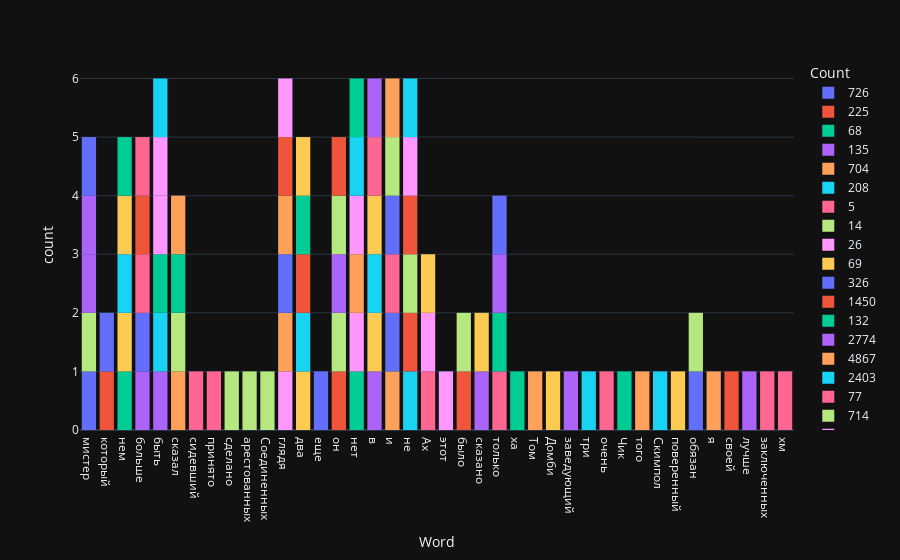

Notebook code for this chart:
### Code cell
px.histogram(data, x="Word", color="Count")

### Figure 1 — Plotly figure (JSON) as saved in the notebook; plotly's stock layout.template omitted (floating-point values rounded to 4 significant figures)
{"data": [{"alignmentgroup": "True", "bingroup": "x", "hovertemplate": "Count=726<br>Word=%{x}<br>count=%{y}<extra></extra>", "legendgroup": "726", "marker": {"color": "#636efa", "pattern": {"shape": ""}}, "name": "726", "offsetgroup": "726", "orientation": "v", "showlegend": true, "x": ["мистер"], "xaxis": "x", "yaxis": "y", "type": "histogram"}, {"alignmentgroup": "True", "bingroup": "x", "hovertemplate": "Count=225<br>Word=%{x}<br>count=%{y}<extra></extra>", "legendgroup": "225", "marker": {"color": "#EF553B", "pattern": {"shape": ""}}, "name": "225", "offsetgroup": "225", "orientation": "v", "showlegend": true, "x": ["который"], "xaxis": "x", "yaxis": "y", "type": "histogram"}, {"alignmentgroup": "True", "bingroup": "x", "hovertemplate": "Count=68<br>Word=%{x}<br>count=%{y}<extra></extra>", "legendgroup": "68", "marker": {"color": "#00cc96", "pattern": {"shape": ""}}, "name": "68", "offsetgroup": "68", "orientation": "v", "showlegend": true, "x": ["нем"], "xaxis": "x", "yaxis": "y", "type": "histogram"}, {"alignmentgroup": "True", "bingroup": "x", "hovertemplate": "Count=135<br>Word=%{x}<br>count=%{y}<extra></extra>", "legendgroup": "135", "marker": {"color": "#ab63fa", "pattern": {"shape": ""}}, "name": "135", "offsetgroup": "135", "orientation": "v", "showlegend": true, "x": ["больше", "быть"], "xaxis": "x", "yaxis": "y", "type": "histogram"}, {"alignmentgroup": "True", "bingroup": "x", "hovertemplate": "Count=704<br>Word=%{x}<br>count=%{y}<extra></extra>", "legendgroup": "704", "marker": {"color": "#FFA15A", "pattern": {"shape": ""}}, "name": "704", "offsetgroup": "704", "orientation": "v", "showlegend": true, "x": ["сказал"], "xaxis": "x", "yaxis": "y", "type": "histogram"}, {"alignmentgroup": "True", "bingroup": "x", "hovertemplate": "Count=208<br>Word=%{x}<br>count=%{y}<extra></extra>", "legendgroup": "208", "marker": {"color": "#19d3f3", "pattern": {"shape": ""}}, "name": "208", "offsetgroup": "208", "orientation": "v", "showlegend": true, "x": ["быть"], "xaxis": "x", "yaxis": "y", "type": "histogram"}, {"alignmentgroup": "True", "bingroup": "x", "hovertemplate": "Count=5<br>Word=%{x}<br>count=%{y}<extra></extra>", "legendgroup": "5", "marker": {"color": "#FF6692", "pattern": {"shape": ""}}, "name": "5", "offsetgroup": "5", "orientation": "v", "showlegend": true, "x": ["сидевший", "принято"], "xaxis": "x", "yaxis": "y", "type": "histogram"}, {"alignmentgroup": "True", "bingroup": "x", "hovertemplate": "Count=14<br>Word=%{x}<br>count=%{y}<extra></extra>", "legendgroup": "14", "marker": {"color": "#B6E880", "pattern": {"shape": ""}}, "name": "14", "offsetgroup": "14", "orientation": "v", "showlegend": true, "x": ["сделано", "арестованных", "Соединенных"], "xaxis": "x", "yaxis": "y", "type": "histogram"}, {"alignmentgroup": "True", "bingroup": "x", "hovertemplate": "Count=26<br>Word=%{x}<br>count=%{y}<extra></extra>", "legendgroup": "26", "marker": {"color": "#FF97FF", "pattern": {"shape": ""}}, "name": "26", "offsetgroup": "26", "orientation": "v", "showlegend": true, "x": ["глядя"], "xaxis": "x", "yaxis": "y", "type": "histogram"}, {"alignmentgroup": "True", "bingroup": "x", "hovertemplate": "Count=69<br>Word=%{x}<br>count=%{y}<extra></extra>", "legendgroup": "69", "marker": {"color": "#FECB52", "pattern": {"shape": ""}}, "name": "69", "offsetgroup": "69", "orientation": "v", "showlegend": true, "x": ["два"], "xaxis": "x", "yaxis": "y", "type": "histogram"}, {"alignmentgroup": "True", "bingroup": "x", "hovertemplate": "Count=326<br>Word=%{x}<br>count=%{y}<extra></extra>", "legendgroup": "326", "marker": {"color": "#636efa", "pattern": {"shape": ""}}, "name": "326", "offsetgroup": "326", "orientation": "v", "showlegend": true, "x": ["еще"], "xaxis": "x", "yaxis": "y", "type": "histogram"}, {"alignmentgroup": "True", "bingroup": "x", "hovertemplate": "Count=1450<br>Word=%{x}<br>count=%{y}<extra></extra>", "legendgroup": "1450", "marker": {"color": "#EF553B", "pattern": {"shape": ""}}, "name": "1450", "offsetgroup": "1450", "orientation": "v", "showlegend": true, "x": ["он"], "xaxis": "x", "yaxis": "y", "type": "histogram"}, {"alignmentgroup": "True", "bingroup": "x", "hovertemplate": "Count=132<br>Word=%{x}<br>count=%{y}<extra></extra>", "legendgroup": "132", "marker": {"color": "#00cc96", "pattern": {"shape": ""}}, "name": "132", "offsetgroup": "132", "orientation": "v", "showlegend": true, "x": ["нет"], "xaxis": "x", "yaxis": "y", "type": "histogram"}, {"alignmentgroup": "True", "bingroup": "x", "hovertemplate": "Count=2774<br>Word=%{x}<br>count=%{y}<extra></extra>", "legendgroup": "2774", "marker": {"color": "#ab63fa", "pattern": {"shape": ""}}, "name": "2774", "offsetgroup": "2774", "orientation": "v", "showlegend": true, "x": ["в"], "xaxis": "x", "yaxis": "y", "type": "histogram"}, {"alignmentgroup": "True", "bingroup": "x", "hovertemplate": "Count=4867<br>Word=%{x}<br>count=%{y}<extra></extra>", "legendgroup": "4867", "marker": {"color": "#FFA15A", "pattern": {"shape": ""}}, "name": "4867", "offsetgroup": "4867", "orientation": "v", "showlegend": true, "x": ["и"], "xaxis": "x", "yaxis": "y", "type": "histogram"}, {"alignmentgroup": "True", "bingroup": "x", "hovertemplate": "Count=2403<br>Word=%{x}<br>count=%{y}<extra></extra>", "legendgroup": "2403", "marker": {"color": "#19d3f3", "pattern": {"shape": ""}}, "name": "2403", "offsetgroup": "2403", "orientation": "v", "showlegend": true, "x": ["не"], "xaxis": "x", "yaxis": "y", "type": "histogram"}, {"alignmentgroup": "True", "bingroup": "x", "hovertemplate": "Count=77<br>Word=%{x}<br>count=%{y}<extra></extra>", "legendgroup": "77", "marker": {"color": "#FF6692", "pattern": {"shape": ""}}, "name": "77", "offsetgroup": "77", "orientation": "v", "showlegend": true, "x": ["Ах"], "xaxis": "x", "yaxis": "y", "type": "histogram"}, {"alignmentgroup": "True", "bingroup": "x", "hovertemplate": "Count=714<br>Word=%{x}<br>count=%{y}<extra></extra>", "legendgroup": "714", "marker": {"color": "#B6E880", "pattern": {"shape": ""}}, "name": "714", "offsetgroup": "714", "orientation": "v", "showlegend": true, "x": ["мистер"], "xaxis": "x", "yaxis": "y", "type": "histogram"}, {"alignmentgroup": "True", "bingroup": "x", "hovertemplate": "Count=334<br>Word=%{x}<br>count=%{y}<extra></extra>", "legendgroup": "334", "marker": {"color": "#FF97FF", "pattern": {"shape": ""}}, "name": "334", "offsetgroup": "334", "orientation": "v", "showlegend": true, "x": ["этот"], "xaxis": "x", "yaxis": "y", "type": "histogram"}, {"alignmentgroup": "True", "bingroup": "x", "hovertemplate": "Count=114<br>Word=%{x}<br>count=%{y}<extra></extra>", "legendgroup": "114", "marker": {"color": "#FECB52", "pattern": {"shape": ""}}, "name": "114", "offsetgroup": "114", "orientation": "v", "showlegend": true, "x": ["нем"], "xaxis": "x", "yaxis": "y", "type": "histogram"}, {"alignmentgroup": "True", "bingroup": "x", "hovertemplate": "Count=266<br>Word=%{x}<br>count=%{y}<extra></extra>", "legendgroup": "266", "marker": {"color": "#636efa", "pattern": {"shape": ""}}, "name": "266", "offsetgroup": "266", "orientation": "v", "showlegend": true, "x": ["больше"], "xaxis": "x", "yaxis": "y", "type": "histogram"}, {"alignmentgroup": "True", "bingroup": "x", "hovertemplate": "Count=781<br>Word=%{x}<br>count=%{y}<extra></extra>", "legendgroup": "781", "marker": {"color": "#EF553B", "pattern": {"shape": ""}}, "name": "781", "offsetgroup": "781", "orientation": "v", "showlegend": true, "x": ["было"], "xaxis": "x", "yaxis": "y", "type": "histogram"}, {"alignmentgroup": "True", "bingroup": "x", "hovertemplate": "Count=226<br>Word=%{x}<br>count=%{y}<extra></extra>", "legendgroup": "226", "marker": {"color": "#00cc96", "pattern": {"shape": ""}}, "name": "226", "offsetgroup": "226", "orientation": "v", "showlegend": true, "x": ["быть"], "xaxis": "x", "yaxis": "y", "type": "histogram"}, {"alignmentgroup": "True", "bingroup": "x", "hovertemplate": "Count=17<br>Word=%{x}<br>count=%{y}<extra></extra>", "legendgroup": "17", "marker": {"color": "#ab63fa", "pattern": {"shape": ""}}, "name": "17", "offsetgroup": "17", "orientation": "v", "showlegend": true, "x": ["сказано"], "xaxis": "x", "yaxis": "y", "type": "histogram"}, {"alignmentgroup": "True", "bingroup": "x", "hovertemplate": "Count=75<br>Word=%{x}<br>count=%{y}<extra></extra>", "legendgroup": "75", "marker": {"color": "#FFA15A", "pattern": {"shape": ""}}, "name": "75", "offsetgroup": "75", "orientation": "v", "showlegend": true, "x": ["глядя"], "xaxis": "x", "yaxis": "y", "type": "histogram"}, {"alignmentgroup": "True", "bingroup": "x", "hovertemplate": "Count=92<br>Word=%{x}<br>count=%{y}<extra></extra>", "legendgroup": "92", "marker": {"color": "#19d3f3", "pattern": {"shape": ""}}, "name": "92", "offsetgroup": "92", "orientation": "v", "showlegend": true, "x": ["два"], "xaxis": "x", "yaxis": "y", "type": "histogram"}, {"alignmentgroup": "True", "bingroup": "x", "hovertemplate": "Count=753<br>Word=%{x}<br>count=%{y}<extra></extra>", "legendgroup": "753", "marker": {"color": "#FF6692", "pattern": {"shape": ""}}, "name": "753", "offsetgroup": "753", "orientation": "v", "showlegend": true, "x": ["только"], "xaxis": "x", "yaxis": "y", "type": "histogram"}, {"alignmentgroup": "True", "bingroup": "x", "hovertemplate": "Count=2121<br>Word=%{x}<br>count=%{y}<extra></extra>", "legendgroup": "2121", "marker": {"color": "#B6E880", "pattern": {"shape": ""}}, "name": "2121", "offsetgroup": "2121", "orientation": "v", "showlegend": true, "x": ["он"], "xaxis": "x", "yaxis": "y", "type": "histogram"}, {"alignmentgroup": "True", "bingroup": "x", "hovertemplate": "Count=230<br>Word=%{x}<br>count=%{y}<extra></extra>", "legendgroup": "230", "marker": {"color": "#FF97FF", "pattern": {"shape": ""}}, "name": "230", "offsetgroup": "230", "orientation": "v", "showlegend": true, "x": ["нет"], "xaxis": "x", "yaxis": "y", "type": "histogram"}, {"alignmentgroup": "True", "bingroup": "x", "hovertemplate": "Count=5100<br>Word=%{x}<br>count=%{y}<extra></extra>", "legendgroup": "5100", "marker": {"color": "#FECB52", "pattern": {"shape": ""}}, "name": "5100", "offsetgroup": "5100", "orientation": "v", "showlegend": true, "x": ["в"], "xaxis": "x", "yaxis": "y", "type": "histogram"}, {"alignmentgroup": "True", "bingroup": "x", "hovertemplate": "Count=8914<br>Word=%{x}<br>count=%{y}<extra></extra>", "legendgroup": "8914", "marker": {"color": "#636efa", "pattern": {"shape": ""}}, "name": "8914", "offsetgroup": "8914", "orientation": "v", "showlegend": true, "x": ["и"], "xaxis": "x", "yaxis": "y", "type": "histogram"}, {"alignmentgroup": "True", "bingroup": "x", "hovertemplate": "Count=4109<br>Word=%{x}<br>count=%{y}<extra></extra>", "legendgroup": "4109", "marker": {"color": "#EF553B", "pattern": {"shape": ""}}, "name": "4109", "offsetgroup": "4109", "orientation": "v", "showlegend": true, "x": ["не"], "xaxis": "x", "yaxis": "y", "type": "histogram"}, {"alignmentgroup": "True", "bingroup": "x", "hovertemplate": "Count=120<br>Word=%{x}<br>count=%{y}<extra></extra>", "legendgroup": "120", "marker": {"color": "#00cc96", "pattern": {"shape": ""}}, "name": "120", "offsetgroup": "120", "orientation": "v", "showlegend": true, "x": ["ха"], "xaxis": "x", "yaxis": "y", "type": "histogram"}, {"alignmentgroup": "True", "bingroup": "x", "hovertemplate": "Count=1631<br>Word=%{x}<br>count=%{y}<extra></extra>", "legendgroup": "1631", "marker": {"color": "#ab63fa", "pattern": {"shape": ""}}, "name": "1631", "offsetgroup": "1631", "orientation": "v", "showlegend": true, "x": ["мистер"], "xaxis": "x", "yaxis": "y", "type": "histogram"}, {"alignmentgroup": "True", "bingroup": "x", "hovertemplate": "Count=954<br>Word=%{x}<br>count=%{y}<extra></extra>", "legendgroup": "954", "marker": {"color": "#FFA15A", "pattern": {"shape": ""}}, "name": "954", "offsetgroup": "954", "orientation": "v", "showlegend": true, "x": ["Том"], "xaxis": "x", "yaxis": "y", "type": "histogram"}, {"alignmentgroup": "True", "bingroup": "x", "hovertemplate": "Count=180<br>Word=%{x}<br>count=%{y}<extra></extra>", "legendgroup": "180", "marker": {"color": "#19d3f3", "pattern": {"shape": ""}}, "name": "180", "offsetgroup": "180", "orientation": "v", "showlegend": true, "x": ["нем"], "xaxis": "x", "yaxis": "y", "type": "histogram"}, {"alignmentgroup": "True", "bingroup": "x", "hovertemplate": "Count=364<br>Word=%{x}<br>count=%{y}<extra></extra>", "legendgroup": "364", "marker": {"color": "#FF6692", "pattern": {"shape": ""}}, "name": "364", "offsetgroup": "364", "orientation": "v", "showlegend": true, "x": ["больше"], "xaxis": "x", "yaxis": "y", "type": "histogram"}, {"alignmentgroup": "True", "bingroup": "x", "hovertemplate": "Count=1463<br>Word=%{x}<br>count=%{y}<extra></extra>", "legendgroup": "1463", "marker": {"color": "#B6E880", "pattern": {"shape": ""}}, "name": "1463", "offsetgroup": "1463", "orientation": "v", "showlegend": true, "x": ["сказал"], "xaxis": "x", "yaxis": "y", "type": "histogram"}, {"alignmentgroup": "True", "bingroup": "x", "hovertemplate": "Count=488<br>Word=%{x}<br>count=%{y}<extra></extra>", "legendgroup": "488", "marker": {"color": "#FF97FF", "pattern": {"shape": ""}}, "name": "488", "offsetgroup": "488", "orientation": "v", "showlegend": true, "x": ["быть"], "xaxis": "x", "yaxis": "y", "type": "histogram"}, {"alignmentgroup": "True", "bingroup": "x", "hovertemplate": "Count=34<br>Word=%{x}<br>count=%{y}<extra></extra>", "legendgroup": "34", "marker": {"color": "#FECB52", "pattern": {"shape": ""}}, "name": "34", "offsetgroup": "34", "orientation": "v", "showlegend": true, "x": ["сказано", "нем"], "xaxis": "x", "yaxis": "y", "type": "histogram"}, {"alignmentgroup": "True", "bingroup": "x", "hovertemplate": "Count=149<br>Word=%{x}<br>count=%{y}<extra></extra>", "legendgroup": "149", "marker": {"color": "#636efa", "pattern": {"shape": ""}}, "name": "149", "offsetgroup": "149", "orientation": "v", "showlegend": true, "x": ["глядя"], "xaxis": "x", "yaxis": "y", "type": "histogram"}, {"alignmentgroup": "True", "bingroup": "x", "hovertemplate": "Count=130<br>Word=%{x}<br>count=%{y}<extra></extra>", "legendgroup": "130", "marker": {"color": "#EF553B", "pattern": {"shape": ""}}, "name": "130", "offsetgroup": "130", "orientation": "v", "showlegend": true, "x": ["два"], "xaxis": "x", "yaxis": "y", "type": "histogram"}, {"alignmentgroup": "True", "bingroup": "x", "hovertemplate": "Count=877<br>Word=%{x}<br>count=%{y}<extra></extra>", "legendgroup": "877", "marker": {"color": "#00cc96", "pattern": {"shape": ""}}, "name": "877", "offsetgroup": "877", "orientation": "v", "showlegend": true, "x": ["только"], "xaxis": "x", "yaxis": "y", "type": "histogram"}, {"alignmentgroup": "True", "bingroup": "x", "hovertemplate": "Count=3078<br>Word=%{x}<br>count=%{y}<extra></extra>", "legendgroup": "3078", "marker": {"color": "#ab63fa", "pattern": {"shape": ""}}, "name": "3078", "offsetgroup": "3078", "orientation": "v", "showlegend": true, "x": ["он"], "xaxis": "x", "yaxis": "y", "type": "histogram"}, {"alignmentgroup": "True", "bingroup": "x", "hovertemplate": "Count=386<br>Word=%{x}<br>count=%{y}<extra></extra>", "legendgroup": "386", "marker": {"color": "#FFA15A", "pattern": {"shape": ""}}, "name": "386", "offsetgroup": "386", "orientation": "v", "showlegend": true, "x": ["нет"], "xaxis": "x", "yaxis": "y", "type": "histogram"}, {"alignmentgroup": "True", "bingroup": "x", "hovertemplate": "Count=6352<br>Word=%{x}<br>count=%{y}<extra></extra>", "legendgroup": "6352", "marker": {"color": "#19d3f3", "pattern": {"shape": ""}}, "name": "6352", "offsetgroup": "6352", "orientation": "v", "showlegend": true, "x": ["в"], "xaxis": "x", "yaxis": "y", "type": "histogram"}, {"alignmentgroup": "True", "bingroup": "x", "hovertemplate": "Count=10897<br>Word=%{x}<br>count=%{y}<extra></extra>", "legendgroup": "10897", "marker": {"color": "#FF6692", "pattern": {"shape": ""}}, "name": "10897", "offsetgroup": "10897", "orientation": "v", "showlegend": true, "x": ["и"], "xaxis": "x", "yaxis": "y", "type": "histogram"}, {"alignmentgroup": "True", "bingroup": "x", "hovertemplate": "Count=6016<br>Word=%{x}<br>count=%{y}<extra></extra>", "legendgroup": "6016", "marker": {"color": "#B6E880", "pattern": {"shape": ""}}, "name": "6016", "offsetgroup": "6016", "orientation": "v", "showlegend": true, "x": ["не"], "xaxis": "x", "yaxis": "y", "type": "histogram"}, {"alignmentgroup": "True", "bingroup": "x", "hovertemplate": "Count=122<br>Word=%{x}<br>count=%{y}<extra></extra>", "legendgroup": "122", "marker": {"color": "#FF97FF", "pattern": {"shape": ""}}, "name": "122", "offsetgroup": "122", "orientation": "v", "showlegend": true, "x": ["Ах"], "xaxis": "x", "yaxis": "y", "type": "histogram"}, {"alignmentgroup": "True", "bingroup": "x", "hovertemplate": "Count=563<br>Word=%{x}<br>count=%{y}<extra></extra>", "legendgroup": "563", "marker": {"color": "#FECB52", "pattern": {"shape": ""}}, "name": "563", "offsetgroup": "563", "orientation": "v", "showlegend": true, "x": ["Домби"], "xaxis": "x", "yaxis": "y", "type": "histogram"}, {"alignmentgroup": "True", "bingroup": "x", "hovertemplate": "Count=137<br>Word=%{x}<br>count=%{y}<extra></extra>", "legendgroup": "137", "marker": {"color": "#636efa", "pattern": {"shape": ""}}, "name": "137", "offsetgroup": "137", "orientation": "v", "showlegend": true, "x": ["который"], "xaxis": "x", "yaxis": "y", "type": "histogram"}, {"alignmentgroup": "True", "bingroup": "x", "hovertemplate": "Count=54<br>Word=%{x}<br>count=%{y}<extra></extra>", "legendgroup": "54", "marker": {"color": "#EF553B", "pattern": {"shape": ""}}, "name": "54", "offsetgroup": "54", "orientation": "v", "showlegend": true, "x": ["больше"], "xaxis": "x", "yaxis": "y", "type": "histogram"}, {"alignmentgroup": "True", "bingroup": "x", "hovertemplate": "Count=359<br>Word=%{x}<br>count=%{y}<extra></extra>", "legendgroup": "359", "marker": {"color": "#00cc96", "pattern": {"shape": ""}}, "name": "359", "offsetgroup": "359", "orientation": "v", "showlegend": true, "x": ["сказал"], "xaxis": "x", "yaxis": "y", "type": "histogram"}, {"alignmentgroup": "True", "bingroup": "x", "hovertemplate": "Count=12<br>Word=%{x}<br>count=%{y}<extra></extra>", "legendgroup": "12", "marker": {"color": "#ab63fa", "pattern": {"shape": ""}}, "name": "12", "offsetgroup": "12", "orientation": "v", "showlegend": true, "x": ["заведующий"], "xaxis": "x", "yaxis": "y", "type": "histogram"}, {"alignmentgroup": "True", "bingroup": "x", "hovertemplate": "Count=35<br>Word=%{x}<br>count=%{y}<extra></extra>", "legendgroup": "35", "marker": {"color": "#FFA15A", "pattern": {"shape": ""}}, "name": "35", "offsetgroup": "35", "orientation": "v", "showlegend": true, "x": ["глядя"], "xaxis": "x", "yaxis": "y", "type": "histogram"}, {"alignmentgroup": "True", "bingroup": "x", "hovertemplate": "Count=36<br>Word=%{x}<br>count=%{y}<extra></extra>", "legendgroup": "36", "marker": {"color": "#19d3f3", "pattern": {"shape": ""}}, "name": "36", "offsetgroup": "36", "orientation": "v", "showlegend": true, "x": ["три"], "xaxis": "x", "yaxis": "y", "type": "histogram"}, {"alignmentgroup": "True", "bingroup": "x", "hovertemplate": "Count=159<br>Word=%{x}<br>count=%{y}<extra></extra>", "legendgroup": "159", "marker": {"color": "#FF6692", "pattern": {"shape": ""}}, "name": "159", "offsetgroup": "159", "orientation": "v", "showlegend": true, "x": ["очень"], "xaxis": "x", "yaxis": "y", "type": "histogram"}, {"alignmentgroup": "True", "bingroup": "x", "hovertemplate": "Count=744<br>Word=%{x}<br>count=%{y}<extra></extra>", "legendgroup": "744", "marker": {"color": "#B6E880", "pattern": {"shape": ""}}, "name": "744", "offsetgroup": "744", "orientation": "v", "showlegend": true, "x": ["он"], "xaxis": "x", "yaxis": "y", "type": "histogram"}, {"alignmentgroup": "True", "bingroup": "x", "hovertemplate": "Count=66<br>Word=%{x}<br>count=%{y}<extra></extra>", "legendgroup": "66", "marker": {"color": "#FF97FF", "pattern": {"shape": ""}}, "name": "66", "offsetgroup": "66", "orientation": "v", "showlegend": true, "x": ["нет"], "xaxis": "x", "yaxis": "y", "type": "histogram"}, {"alignmentgroup": "True", "bingroup": "x", "hovertemplate": "Count=1571<br>Word=%{x}<br>count=%{y}<extra></extra>", "legendgroup": "1571", "marker": {"color": "#FECB52", "pattern": {"shape": ""}}, "name": "1571", "offsetgroup": "1571", "orientation": "v", "showlegend": true, "x": ["в"], "xaxis": "x", "yaxis": "y", "type": "histogram"}, {"alignmentgroup": "True", "bingroup": "x", "hovertemplate": "Count=2893<br>Word=%{x}<br>count=%{y}<extra></extra>", "legendgroup": "2893", "marker": {"color": "#636efa", "pattern": {"shape": ""}}, "name": "2893", "offsetgroup": "2893", "orientation": "v", "showlegend": true, "x": ["и"], "xaxis": "x", "yaxis": "y", "type": "histogram"}, {"alignmentgroup": "True", "bingroup": "x", "hovertemplate": "Count=1261<br>Word=%{x}<br>count=%{y}<extra></extra>", "legendgroup": "1261", "marker": {"color": "#EF553B", "pattern": {"shape": ""}}, "name": "1261", "offsetgroup": "1261", "orientation": "v", "showlegend": true, "x": ["не"], "xaxis": "x", "yaxis": "y", "type": "histogram"}, {"alignmentgroup": "True", "bingroup": "x", "hovertemplate": "Count=134<br>Word=%{x}<br>count=%{y}<extra></extra>", "legendgroup": "134", "marker": {"color": "#00cc96", "pattern": {"shape": ""}}, "name": "134", "offsetgroup": "134", "orientation": "v", "showlegend": true, "x": ["Чик"], "xaxis": "x", "yaxis": "y", "type": "histogram"}, {"alignmentgroup": "True", "bingroup": "x", "hovertemplate": "Count=2037<br>Word=%{x}<br>count=%{y}<extra></extra>", "legendgroup": "2037", "marker": {"color": "#ab63fa", "pattern": {"shape": ""}}, "name": "2037", "offsetgroup": "2037", "orientation": "v", "showlegend": true, "x": ["мистер"], "xaxis": "x", "yaxis": "y", "type": "histogram"}, {"alignmentgroup": "True", "bingroup": "x", "hovertemplate": "Count=449<br>Word=%{x}<br>count=%{y}<extra></extra>", "legendgroup": "449", "marker": {"color": "#FFA15A", "pattern": {"shape": ""}}, "name": "449", "offsetgroup": "449", "orientation": "v", "showlegend": true, "x": ["того"], "xaxis": "x", "yaxis": "y", "type": "histogram"}, {"alignmentgroup": "True", "bingroup": "x", "hovertemplate": "Count=190<br>Word=%{x}<br>count=%{y}<extra></extra>", "legendgroup": "190", "marker": {"color": "#19d3f3", "pattern": {"shape": ""}}, "name": "190", "offsetgroup": "190", "orientation": "v", "showlegend": true, "x": ["Скимпол"], "xaxis": "x", "yaxis": "y", "type": "histogram"}, {"alignmentgroup": "True", "bingroup": "x", "hovertemplate": "Count=347<br>Word=%{x}<br>count=%{y}<extra></extra>", "legendgroup": "347", "marker": {"color": "#FF6692", "pattern": {"shape": ""}}, "name": "347", "offsetgroup": "347", "orientation": "v", "showlegend": true, "x": ["больше"], "xaxis": "x", "yaxis": "y", "type": "histogram"}, {"alignmentgroup": "True", "bingroup": "x", "hovertemplate": "Count=848<br>Word=%{x}<br>count=%{y}<extra></extra>", "legendgroup": "848", "marker": {"color": "#B6E880", "pattern": {"shape": ""}}, "name": "848", "offsetgroup": "848", "orientation": "v", "showlegend": true, "x": ["было"], "xaxis": "x", "yaxis": "y", "type": "histogram"}, {"alignmentgroup": "True", "bingroup": "x", "hovertemplate": "Count=516<br>Word=%{x}<br>count=%{y}<extra></extra>", "legendgroup": "516", "marker": {"color": "#FF97FF", "pattern": {"shape": ""}}, "name": "516", "offsetgroup": "516", "orientation": "v", "showlegend": true, "x": ["быть"], "xaxis": "x", "yaxis": "y", "type": "histogram"}, {"alignmentgroup": "True", "bingroup": "x", "hovertemplate": "Count=19<br>Word=%{x}<br>count=%{y}<extra></extra>", "legendgroup": "19", "marker": {"color": "#FECB52", "pattern": {"shape": ""}}, "name": "19", "offsetgroup": "19", "orientation": "v", "showlegend": true, "x": ["поверенный"], "xaxis": "x", "yaxis": "y", "type": "histogram"}, {"alignmentgroup": "True", "bingroup": "x", "hovertemplate": "Count=31<br>Word=%{x}<br>count=%{y}<extra></extra>", "legendgroup": "31", "marker": {"color": "#636efa", "pattern": {"shape": ""}}, "name": "31", "offsetgroup": "31", "orientation": "v", "showlegend": true, "x": ["обязан"], "xaxis": "x", "yaxis": "y", "type": "histogram"}, {"alignmentgroup": "True", "bingroup": "x", "hovertemplate": "Count=100<br>Word=%{x}<br>count=%{y}<extra></extra>", "legendgroup": "100", "marker": {"color": "#EF553B", "pattern": {"shape": ""}}, "name": "100", "offsetgroup": "100", "orientation": "v", "showlegend": true, "x": ["глядя"], "xaxis": "x", "yaxis": "y", "type": "histogram"}, {"alignmentgroup": "True", "bingroup": "x", "hovertemplate": "Count=151<br>Word=%{x}<br>count=%{y}<extra></extra>", "legendgroup": "151", "marker": {"color": "#00cc96", "pattern": {"shape": ""}}, "name": "151", "offsetgroup": "151", "orientation": "v", "showlegend": true, "x": ["два"], "xaxis": "x", "yaxis": "y", "type": "histogram"}, {"alignmentgroup": "True", "bingroup": "x", "hovertemplate": "Count=904<br>Word=%{x}<br>count=%{y}<extra></extra>", "legendgroup": "904", "marker": {"color": "#ab63fa", "pattern": {"shape": ""}}, "name": "904", "offsetgroup": "904", "orientation": "v", "showlegend": true, "x": ["только"], "xaxis": "x", "yaxis": "y", "type": "histogram"}, {"alignmentgroup": "True", "bingroup": "x", "hovertemplate": "Count=4899<br>Word=%{x}<br>count=%{y}<extra></extra>", "legendgroup": "4899", "marker": {"color": "#FFA15A", "pattern": {"shape": ""}}, "name": "4899", "offsetgroup": "4899", "orientation": "v", "showlegend": true, "x": ["я"], "xaxis": "x", "yaxis": "y", "type": "histogram"}, {"alignmentgroup": "True", "bingroup": "x", "hovertemplate": "Count=428<br>Word=%{x}<br>count=%{y}<extra></extra>", "legendgroup": "428", "marker": {"color": "#19d3f3", "pattern": {"shape": ""}}, "name": "428", "offsetgroup": "428", "orientation": "v", "showlegend": true, "x": ["нет"], "xaxis": "x", "yaxis": "y", "type": "histogram"}, {"alignmentgroup": "True", "bingroup": "x", "hovertemplate": "Count=7137<br>Word=%{x}<br>count=%{y}<extra></extra>", "legendgroup": "7137", "marker": {"color": "#FF6692", "pattern": {"shape": ""}}, "name": "7137", "offsetgroup": "7137", "orientation": "v", "showlegend": true, "x": ["в"], "xaxis": "x", "yaxis": "y", "type": "histogram"}, {"alignmentgroup": "True", "bingroup": "x", "hovertemplate": "Count=11977<br>Word=%{x}<br>count=%{y}<extra></extra>", "legendgroup": "11977", "marker": {"color": "#B6E880", "pattern": {"shape": ""}}, "name": "11977", "offsetgroup": "11977", "orientation": "v", "showlegend": true, "x": ["и"], "xaxis": "x", "yaxis": "y", "type": "histogram"}, {"alignmentgroup": "True", "bingroup": "x", "hovertemplate": "Count=6490<br>Word=%{x}<br>count=%{y}<extra></extra>", "legendgroup": "6490", "marker": {"color": "#FF97FF", "pattern": {"shape": ""}}, "name": "6490", "offsetgroup": "6490", "orientation": "v", "showlegend": true, "x": ["не"], "xaxis": "x", "yaxis": "y", "type": "histogram"}, {"alignmentgroup": "True", "bingroup": "x", "hovertemplate": "Count=59<br>Word=%{x}<br>count=%{y}<extra></extra>", "legendgroup": "59", "marker": {"color": "#FECB52", "pattern": {"shape": ""}}, "name": "59", "offsetgroup": "59", "orientation": "v", "showlegend": true, "x": ["Ах"], "xaxis": "x", "yaxis": "y", "type": "histogram"}, {"alignmentgroup": "True", "bingroup": "x", "hovertemplate": "Count=554<br>Word=%{x}<br>count=%{y}<extra></extra>", "legendgroup": "554", "marker": {"color": "#636efa", "pattern": {"shape": ""}}, "name": "554", "offsetgroup": "554", "orientation": "v", "showlegend": true, "x": ["мистер"], "xaxis": "x", "yaxis": "y", "type": "histogram"}, {"alignmentgroup": "True", "bingroup": "x", "hovertemplate": "Count=206<br>Word=%{x}<br>count=%{y}<extra></extra>", "legendgroup": "206", "marker": {"color": "#EF553B", "pattern": {"shape": ""}}, "name": "206", "offsetgroup": "206", "orientation": "v", "showlegend": true, "x": ["своей"], "xaxis": "x", "yaxis": "y", "type": "histogram"}, {"alignmentgroup": "True", "bingroup": "x", "hovertemplate": "Count=76<br>Word=%{x}<br>count=%{y}<extra></extra>", "legendgroup": "76", "marker": {"color": "#00cc96", "pattern": {"shape": ""}}, "name": "76", "offsetgroup": "76", "orientation": "v", "showlegend": true, "x": ["нем"], "xaxis": "x", "yaxis": "y", "type": "histogram"}, {"alignmentgroup": "True", "bingroup": "x", "hovertemplate": "Count=82<br>Word=%{x}<br>count=%{y}<extra></extra>", "legendgroup": "82", "marker": {"color": "#ab63fa", "pattern": {"shape": ""}}, "name": "82", "offsetgroup": "82", "orientation": "v", "showlegend": true, "x": ["лучше"], "xaxis": "x", "yaxis": "y", "type": "histogram"}, {"alignmentgroup": "True", "bingroup": "x", "hovertemplate": "Count=526<br>Word=%{x}<br>count=%{y}<extra></extra>", "legendgroup": "526", "marker": {"color": "#FFA15A", "pattern": {"shape": ""}}, "name": "526", "offsetgroup": "526", "orientation": "v", "showlegend": true, "x": ["сказал"], "xaxis": "x", "yaxis": "y", "type": "histogram"}, {"alignmentgroup": "True", "bingroup": "x", "hovertemplate": "Count=227<br>Word=%{x}<br>count=%{y}<extra></extra>", "legendgroup": "227", "marker": {"color": "#19d3f3", "pattern": {"shape": ""}}, "name": "227", "offsetgroup": "227", "orientation": "v", "showlegend": true, "x": ["быть"], "xaxis": "x", "yaxis": "y", "type": "histogram"}, {"alignmentgroup": "True", "bingroup": "x", "hovertemplate": "Count=11<br>Word=%{x}<br>count=%{y}<extra></extra>", "legendgroup": "11", "marker": {"color": "#FF6692", "pattern": {"shape": ""}}, "name": "11", "offsetgroup": "11", "orientation": "v", "showlegend": true, "x": ["заключенных"], "xaxis": "x", "yaxis": "y", "type": "histogram"}, {"alignmentgroup": "True", "bingroup": "x", "hovertemplate": "Count=15<br>Word=%{x}<br>count=%{y}<extra></extra>", "legendgroup": "15", "marker": {"color": "#B6E880", "pattern": {"shape": ""}}, "name": "15", "offsetgroup": "15", "orientation": "v", "showlegend": true, "x": ["обязан"], "xaxis": "x", "yaxis": "y", "type": "histogram"}, {"alignmentgroup": "True", "bingroup": "x", "hovertemplate": "Count=37<br>Word=%{x}<br>count=%{y}<extra></extra>", "legendgroup": "37", "marker": {"color": "#FF97FF", "pattern": {"shape": ""}}, "name": "37", "offsetgroup": "37", "orientation": "v", "showlegend": true, "x": ["глядя"], "xaxis": "x", "yaxis": "y", "type": "histogram"}, {"alignmentgroup": "True", "bingroup": "x", "hovertemplate": "Count=57<br>Word=%{x}<br>count=%{y}<extra></extra>", "legendgroup": "57", "marker": {"color": "#FECB52", "pattern": {"shape": ""}}, "name": "57", "offsetgroup": "57", "orientation": "v", "showlegend": true, "x": ["два"], "xaxis": "x", "yaxis": "y", "type": "histogram"}, {"alignmentgroup": "True", "bingroup": "x", "hovertemplate": "Count=313<br>Word=%{x}<br>count=%{y}<extra></extra>", "legendgroup": "313", "marker": {"color": "#636efa", "pattern": {"shape": ""}}, "name": "313", "offsetgroup": "313", "orientation": "v", "showlegend": true, "x": ["только"], "xaxis": "x", "yaxis": "y", "type": "histogram"}, {"alignmentgroup": "True", "bingroup": "x", "hovertemplate": "Count=1322<br>Word=%{x}<br>count=%{y}<extra></extra>", "legendgroup": "1322", "marker": {"color": "#EF553B", "pattern": {"shape": ""}}, "name": "1322", "offsetgroup": "1322", "orientation": "v", "showlegend": true, "x": ["он"], "xaxis": "x", "yaxis": "y", "type": "histogram"}, {"alignmentgroup": "True", "bingroup": "x", "hovertemplate": "Count=138<br>Word=%{x}<br>count=%{y}<extra></extra>", "legendgroup": "138", "marker": {"color": "#00cc96", "pattern": {"shape": ""}}, "name": "138", "offsetgroup": "138", "orientation": "v", "showlegend": true, "x": ["нет"], "xaxis": "x", "yaxis": "y", "type": "histogram"}, {"alignmentgroup": "True", "bingroup": "x", "hovertemplate": "Count=3133<br>Word=%{x}<br>count=%{y}<extra></extra>", "legendgroup": "3133", "marker": {"color": "#ab63fa", "pattern": {"shape": ""}}, "name": "3133", "offsetgroup": "3133", "orientation": "v", "showlegend": true, "x": ["в"], "xaxis": "x", "yaxis": "y", "type": "histogram"}, {"alignmentgroup": "True", "bingroup": "x", "hovertemplate": "Count=4748<br>Word=%{x}<br>count=%{y}<extra></extra>", "legendgroup": "4748", "marker": {"color": "#FFA15A", "pattern": {"shape": ""}}, "name": "4748", "offsetgroup": "4748", "orientation": "v", "showlegend": true, "x": ["и"], "xaxis": "x", "yaxis": "y", "type": "histogram"}, {"alignmentgroup": "True", "bingroup": "x", "hovertemplate": "Count=2537<br>Word=%{x}<br>count=%{y}<extra></extra>", "legendgroup": "2537", "marker": {"color": "#19d3f3", "pattern": {"shape": ""}}, "name": "2537", "offsetgroup": "2537", "orientation": "v", "showlegend": true, "x": ["не"], "xaxis": "x", "yaxis": "y", "type": "histogram"}, {"alignmentgroup": "True", "bingroup": "x", "hovertemplate": "Count=30<br>Word=%{x}<br>count=%{y}<extra></extra>", "legendgroup": "30", "marker": {"color": "#FF6692", "pattern": {"shape": ""}}, "name": "30", "offsetgroup": "30", "orientation": "v", "showlegend": true, "x": ["хм"], "xaxis": "x", "yaxis": "y", "type": "histogram"}], "layout": {"xaxis": {"anchor": "y", "domain": [0.0, 1.0], "title": {"text": "Word"}}, "yaxis": {"anchor": "x", "domain": [0.0, 1.0], "title": {"text": "count"}}, "legend": {"title": {"text": "Count"}, "tracegroupgap": 0}, "margin": {"t": 60}, "barmode": "relative"}}
